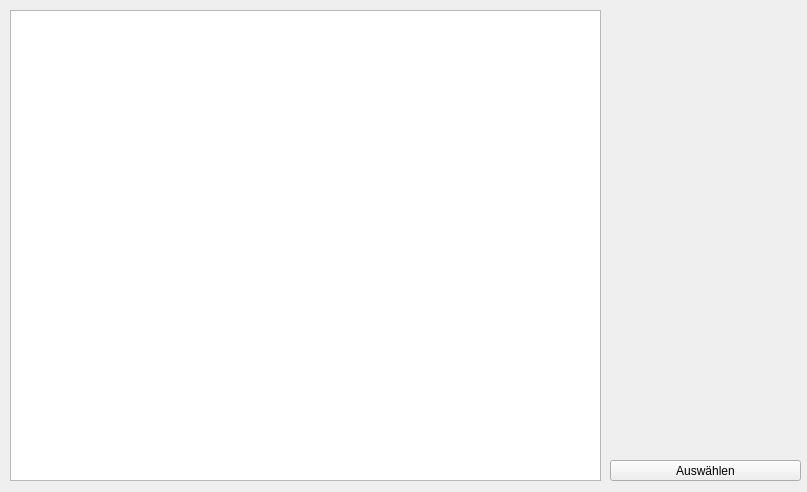
<?xml version="1.0" encoding="UTF-8"?>
<ui version="4.0">
 <class>FrmTanks</class>
 <widget class="QWidget" name="FrmTanks">
  <property name="geometry">
   <rect>
    <x>0</x>
    <y>0</y>
    <width>807</width>
    <height>492</height>
   </rect>
  </property>
  <property name="windowTitle">
   <string>Tanks</string>
  </property>
  <widget class="QListWidget" name="lwTanks">
   <property name="geometry">
    <rect>
     <x>10</x>
     <y>10</y>
     <width>591</width>
     <height>471</height>
    </rect>
   </property>
   <property name="editTriggers">
    <set>QAbstractItemView::NoEditTriggers</set>
   </property>
   <property name="resizeMode">
    <enum>QListView::Fixed</enum>
   </property>
  </widget>
  <widget class="QPushButton" name="btnChoose">
   <property name="geometry">
    <rect>
     <x>610</x>
     <y>460</y>
     <width>191</width>
     <height>21</height>
    </rect>
   </property>
   <property name="text">
    <string>Auswählen</string>
   </property>
  </widget>
 </widget>
 <resources/>
 <connections/>
</ui>
